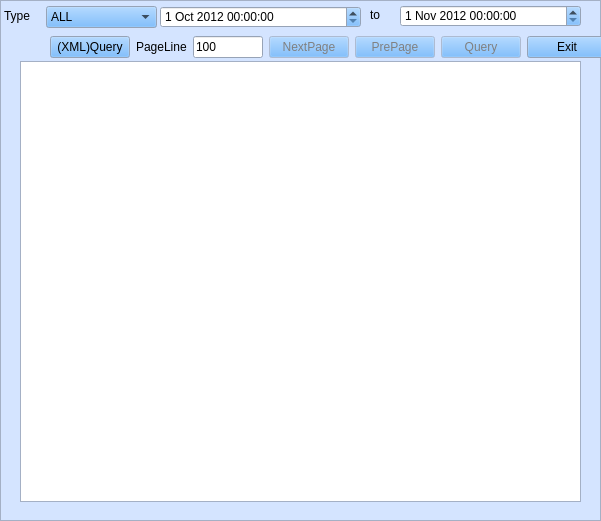
  <widget class="QFrame" name="frame7">
   <property name="geometry">
    <rect>
     <x>10</x>
     <y>100</y>
     <width>601</width>
     <height>521</height>
    </rect>
   </property>
   <property name="palette">
    <palette>
     <active>
      <colorrole role="WindowText">
       <brush brushstyle="SolidPattern">
        <color alpha="255">
         <red>0</red>
         <green>0</green>
         <blue>0</blue>
        </color>
       </brush>
      </colorrole>
      <colorrole role="Button">
       <brush brushstyle="SolidPattern">
        <color alpha="255">
         <red>85</red>
         <green>170</green>
         <blue>255</blue>
        </color>
       </brush>
      </colorrole>
      <colorrole role="Light">
       <brush brushstyle="SolidPattern">
        <color alpha="255">
         <red>212</red>
         <green>234</green>
         <blue>255</blue>
        </color>
       </brush>
      </colorrole>
      <colorrole role="Midlight">
       <brush brushstyle="SolidPattern">
        <color alpha="255">
         <red>148</red>
         <green>202</green>
         <blue>255</blue>
        </color>
       </brush>
      </colorrole>
      <colorrole role="Dark">
       <brush brushstyle="SolidPattern">
        <color alpha="255">
         <red>42</red>
         <green>85</green>
         <blue>127</blue>
        </color>
       </brush>
      </colorrole>
      <colorrole role="Mid">
       <brush brushstyle="SolidPattern">
        <color alpha="255">
         <red>57</red>
         <green>113</green>
         <blue>170</blue>
        </color>
       </brush>
      </colorrole>
      <colorrole role="Text">
       <brush brushstyle="SolidPattern">
        <color alpha="255">
         <red>0</red>
         <green>0</green>
         <blue>0</blue>
        </color>
       </brush>
      </colorrole>
      <colorrole role="BrightText">
       <brush brushstyle="SolidPattern">
        <color alpha="255">
         <red>255</red>
         <green>255</green>
         <blue>255</blue>
        </color>
       </brush>
      </colorrole>
      <colorrole role="ButtonText">
       <brush brushstyle="SolidPattern">
        <color alpha="255">
         <red>0</red>
         <green>0</green>
         <blue>0</blue>
        </color>
       </brush>
      </colorrole>
      <colorrole role="Base">
       <brush brushstyle="SolidPattern">
        <color alpha="255">
         <red>255</red>
         <green>255</green>
         <blue>255</blue>
        </color>
       </brush>
      </colorrole>
      <colorrole role="Window">
       <brush brushstyle="SolidPattern">
        <color alpha="255">
         <red>212</red>
         <green>228</green>
         <blue>255</blue>
        </color>
       </brush>
      </colorrole>
      <colorrole role="Shadow">
       <brush brushstyle="SolidPattern">
        <color alpha="255">
         <red>0</red>
         <green>0</green>
         <blue>0</blue>
        </color>
       </brush>
      </colorrole>
      <colorrole role="Highlight">
       <brush brushstyle="SolidPattern">
        <color alpha="255">
         <red>0</red>
         <green>0</green>
         <blue>128</blue>
        </color>
       </brush>
      </colorrole>
      <colorrole role="HighlightedText">
       <brush brushstyle="SolidPattern">
        <color alpha="255">
         <red>255</red>
         <green>255</green>
         <blue>255</blue>
        </color>
       </brush>
      </colorrole>
      <colorrole role="Link">
       <brush brushstyle="SolidPattern">
        <color alpha="255">
         <red>0</red>
         <green>0</green>
         <blue>0</blue>
        </color>
       </brush>
      </colorrole>
      <colorrole role="LinkVisited">
       <brush brushstyle="SolidPattern">
        <color alpha="255">
         <red>0</red>
         <green>0</green>
         <blue>0</blue>
        </color>
       </brush>
      </colorrole>
     </active>
     <inactive>
      <colorrole role="WindowText">
       <brush brushstyle="SolidPattern">
        <color alpha="255">
         <red>0</red>
         <green>0</green>
         <blue>0</blue>
        </color>
       </brush>
      </colorrole>
      <colorrole role="Button">
       <brush brushstyle="SolidPattern">
        <color alpha="255">
         <red>85</red>
         <green>170</green>
         <blue>255</blue>
        </color>
       </brush>
      </colorrole>
      <colorrole role="Light">
       <brush brushstyle="SolidPattern">
        <color alpha="255">
         <red>212</red>
         <green>234</green>
         <blue>255</blue>
        </color>
       </brush>
      </colorrole>
      <colorrole role="Midlight">
       <brush brushstyle="SolidPattern">
        <color alpha="255">
         <red>123</red>
         <green>189</green>
         <blue>255</blue>
        </color>
       </brush>
      </colorrole>
      <colorrole role="Dark">
       <brush brushstyle="SolidPattern">
        <color alpha="255">
         <red>42</red>
         <green>85</green>
         <blue>127</blue>
        </color>
       </brush>
      </colorrole>
      <colorrole role="Mid">
       <brush brushstyle="SolidPattern">
        <color alpha="255">
         <red>57</red>
         <green>113</green>
         <blue>170</blue>
        </color>
       </brush>
      </colorrole>
      <colorrole role="Text">
       <brush brushstyle="SolidPattern">
        <color alpha="255">
         <red>0</red>
         <green>0</green>
         <blue>0</blue>
        </color>
       </brush>
      </colorrole>
      <colorrole role="BrightText">
       <brush brushstyle="SolidPattern">
        <color alpha="255">
         <red>255</red>
         <green>255</green>
         <blue>255</blue>
        </color>
       </brush>
      </colorrole>
      <colorrole role="ButtonText">
       <brush brushstyle="SolidPattern">
        <color alpha="255">
         <red>0</red>
         <green>0</green>
         <blue>0</blue>
        </color>
       </brush>
      </colorrole>
      <colorrole role="Base">
       <brush brushstyle="SolidPattern">
        <color alpha="255">
         <red>255</red>
         <green>255</green>
         <blue>255</blue>
        </color>
       </brush>
      </colorrole>
      <colorrole role="Window">
       <brush brushstyle="SolidPattern">
        <color alpha="255">
         <red>212</red>
         <green>228</green>
         <blue>255</blue>
        </color>
       </brush>
      </colorrole>
      <colorrole role="Shadow">
       <brush brushstyle="SolidPattern">
        <color alpha="255">
         <red>0</red>
         <green>0</green>
         <blue>0</blue>
        </color>
       </brush>
      </colorrole>
      <colorrole role="Highlight">
       <brush brushstyle="SolidPattern">
        <color alpha="255">
         <red>0</red>
         <green>0</green>
         <blue>128</blue>
        </color>
       </brush>
      </colorrole>
      <colorrole role="HighlightedText">
       <brush brushstyle="SolidPattern">
        <color alpha="255">
         <red>255</red>
         <green>255</green>
         <blue>255</blue>
        </color>
       </brush>
      </colorrole>
      <colorrole role="Link">
       <brush brushstyle="SolidPattern">
        <color alpha="255">
         <red>0</red>
         <green>0</green>
         <blue>255</blue>
        </color>
       </brush>
      </colorrole>
      <colorrole role="LinkVisited">
       <brush brushstyle="SolidPattern">
        <color alpha="255">
         <red>255</red>
         <green>0</green>
         <blue>255</blue>
        </color>
       </brush>
      </colorrole>
     </inactive>
     <disabled>
      <colorrole role="WindowText">
       <brush brushstyle="SolidPattern">
        <color alpha="255">
         <red>128</red>
         <green>128</green>
         <blue>128</blue>
        </color>
       </brush>
      </colorrole>
      <colorrole role="Button">
       <brush brushstyle="SolidPattern">
        <color alpha="255">
         <red>85</red>
         <green>170</green>
         <blue>255</blue>
        </color>
       </brush>
      </colorrole>
      <colorrole role="Light">
       <brush brushstyle="SolidPattern">
        <color alpha="255">
         <red>212</red>
         <green>234</green>
         <blue>255</blue>
        </color>
       </brush>
      </colorrole>
      <colorrole role="Midlight">
       <brush brushstyle="SolidPattern">
        <color alpha="255">
         <red>123</red>
         <green>189</green>
         <blue>255</blue>
        </color>
       </brush>
      </colorrole>
      <colorrole role="Dark">
       <brush brushstyle="SolidPattern">
        <color alpha="255">
         <red>42</red>
         <green>85</green>
         <blue>127</blue>
        </color>
       </brush>
      </colorrole>
      <colorrole role="Mid">
       <brush brushstyle="SolidPattern">
        <color alpha="255">
         <red>57</red>
         <green>113</green>
         <blue>170</blue>
        </color>
       </brush>
      </colorrole>
      <colorrole role="Text">
       <brush brushstyle="SolidPattern">
        <color alpha="255">
         <red>128</red>
         <green>128</green>
         <blue>128</blue>
        </color>
       </brush>
      </colorrole>
      <colorrole role="BrightText">
       <brush brushstyle="SolidPattern">
        <color alpha="255">
         <red>255</red>
         <green>255</green>
         <blue>255</blue>
        </color>
       </brush>
      </colorrole>
      <colorrole role="ButtonText">
       <brush brushstyle="SolidPattern">
        <color alpha="255">
         <red>128</red>
         <green>128</green>
         <blue>128</blue>
        </color>
       </brush>
      </colorrole>
      <colorrole role="Base">
       <brush brushstyle="SolidPattern">
        <color alpha="255">
         <red>255</red>
         <green>255</green>
         <blue>255</blue>
        </color>
       </brush>
      </colorrole>
      <colorrole role="Window">
       <brush brushstyle="SolidPattern">
        <color alpha="255">
         <red>212</red>
         <green>228</green>
         <blue>255</blue>
        </color>
       </brush>
      </colorrole>
      <colorrole role="Shadow">
       <brush brushstyle="SolidPattern">
        <color alpha="255">
         <red>0</red>
         <green>0</green>
         <blue>0</blue>
        </color>
       </brush>
      </colorrole>
      <colorrole role="Highlight">
       <brush brushstyle="SolidPattern">
        <color alpha="255">
         <red>0</red>
         <green>0</green>
         <blue>128</blue>
        </color>
       </brush>
      </colorrole>
      <colorrole role="HighlightedText">
       <brush brushstyle="SolidPattern">
        <color alpha="255">
         <red>255</red>
         <green>255</green>
         <blue>255</blue>
        </color>
       </brush>
      </colorrole>
      <colorrole role="Link">
       <brush brushstyle="SolidPattern">
        <color alpha="255">
         <red>0</red>
         <green>0</green>
         <blue>255</blue>
        </color>
       </brush>
      </colorrole>
      <colorrole role="LinkVisited">
       <brush brushstyle="SolidPattern">
        <color alpha="255">
         <red>255</red>
         <green>0</green>
         <blue>255</blue>
        </color>
       </brush>
      </colorrole>
     </disabled>
    </palette>
   </property>
   <property name="frameShape">
    <enum>QFrame::StyledPanel</enum>
   </property>
   <property name="frameShadow">
    <enum>QFrame::Plain</enum>
   </property>
   <widget class="QLabel" name="textLabel1_2">
    <property name="geometry">
     <rect>
      <x>4</x>
      <y>0</y>
      <width>41</width>
      <height>31</height>
     </rect>
    </property>
    <property name="text">
     <string>Type</string>
    </property>
    <property name="wordWrap">
     <bool>false</bool>
    </property>
   </widget>
   <widget class="QComboBox" name="comboxType">
    <property name="geometry">
     <rect>
      <x>46</x>
      <y>6</y>
      <width>111</width>
      <height>22</height>
     </rect>
    </property>
    <item>
     <property name="text">
      <string>ALL</string>
     </property>
    </item>
    <item>
     <property name="text">
      <string>SYSTEM</string>
     </property>
    </item>
    <item>
     <property name="text">
      <string>CONFIG</string>
     </property>
    </item>
    <item>
     <property name="text">
      <string>STORAGE</string>
     </property>
    </item>
    <item>
     <property name="text">
      <string>ALARM</string>
     </property>
    </item>
    <item>
     <property name="text">
      <string>RECORD</string>
     </property>
    </item>
    <item>
     <property name="text">
      <string>ACCOUNT</string>
     </property>
    </item>
    <item>
     <property name="text">
      <string>CLEAR</string>
     </property>
    </item>
    <item>
     <property name="text">
      <string>PLAYBACK</string>
     </property>
    </item>
    <item>
     <property name="text">
      <string>MANAGER</string>
     </property>
    </item>
   </widget>
   <widget class="QTableWidget" name="listViewLog">
    <property name="geometry">
     <rect>
      <x>20</x>
      <y>61</y>
      <width>561</width>
      <height>441</height>
     </rect>
    </property>
    <property name="font">
     <font>
      <family>宋体</family>
      <pointsize>11</pointsize>
     </font>
    </property>
   </widget>
   <widget class="QDateTimeEdit" name="StartdateTime">
    <property name="geometry">
     <rect>
      <x>160</x>
      <y>6</y>
      <width>201</width>
      <height>22</height>
     </rect>
    </property>
    <property name="dateTime">
     <datetime>
      <hour>0</hour>
      <minute>0</minute>
      <second>0</second>
      <year>2012</year>
      <month>10</month>
      <day>1</day>
     </datetime>
    </property>
   </widget>
   <widget class="QDateTimeEdit" name="EnddateTime">
    <property name="geometry">
     <rect>
      <x>400</x>
      <y>5</y>
      <width>181</width>
      <height>22</height>
     </rect>
    </property>
    <property name="dateTime">
     <datetime>
      <hour>0</hour>
      <minute>0</minute>
      <second>0</second>
      <year>2012</year>
      <month>11</month>
      <day>1</day>
     </datetime>
    </property>
   </widget>
   <widget class="QLabel" name="label">
    <property name="geometry">
     <rect>
      <x>370</x>
      <y>5</y>
      <width>21</width>
      <height>20</height>
     </rect>
    </property>
    <property name="text">
     <string>to</string>
    </property>
   </widget>
   <widget class="QWidget" name="layoutWidget">
    <property name="geometry">
     <rect>
      <x>50</x>
      <y>30</y>
      <width>557</width>
      <height>34</height>
     </rect>
    </property>
    <layout class="QHBoxLayout" name="horizontalLayout">
     <item>
      <widget class="QPushButton" name="ButXMLQuery">
       <property name="text">
        <string>(XML)Query</string>
       </property>
      </widget>
     </item>
     <item>
      <widget class="QLabel" name="label_2">
       <property name="text">
        <string>PageLine</string>
       </property>
      </widget>
     </item>
     <item>
      <widget class="QLineEdit" name="PageLine">
       <property name="text">
        <string>100</string>
       </property>
      </widget>
     </item>
     <item>
      <widget class="QPushButton" name="ButNextPage">
       <property name="enabled">
        <bool>false</bool>
       </property>
       <property name="text">
        <string>NextPage</string>
       </property>
      </widget>
     </item>
     <item>
      <widget class="QPushButton" name="ButPrePage">
       <property name="enabled">
        <bool>false</bool>
       </property>
       <property name="text">
        <string>PrePage</string>
       </property>
      </widget>
     </item>
     <item>
      <widget class="QPushButton" name="ButQuery">
       <property name="enabled">
        <bool>false</bool>
       </property>
       <property name="text">
        <string>Query</string>
       </property>
      </widget>
     </item>
     <item>
      <widget class="QPushButton" name="ButExit">
       <property name="palette">
        <palette>
         <active>
          <colorrole role="WindowText">
           <brush brushstyle="SolidPattern">
            <color alpha="255">
             <red>0</red>
             <green>0</green>
             <blue>0</blue>
            </color>
           </brush>
          </colorrole>
          <colorrole role="Button">
           <brush brushstyle="SolidPattern">
            <color alpha="255">
             <red>85</red>
             <green>170</green>
             <blue>255</blue>
            </color>
           </brush>
          </colorrole>
          <colorrole role="Light">
           <brush brushstyle="SolidPattern">
            <color alpha="255">
             <red>212</red>
             <green>234</green>
             <blue>255</blue>
            </color>
           </brush>
          </colorrole>
          <colorrole role="Midlight">
           <brush brushstyle="SolidPattern">
            <color alpha="255">
             <red>148</red>
             <green>202</green>
             <blue>255</blue>
            </color>
           </brush>
          </colorrole>
          <colorrole role="Dark">
           <brush brushstyle="SolidPattern">
            <color alpha="255">
             <red>42</red>
             <green>85</green>
             <blue>127</blue>
            </color>
           </brush>
          </colorrole>
          <colorrole role="Mid">
           <brush brushstyle="SolidPattern">
            <color alpha="255">
             <red>57</red>
             <green>113</green>
             <blue>170</blue>
            </color>
           </brush>
          </colorrole>
          <colorrole role="Text">
           <brush brushstyle="SolidPattern">
            <color alpha="255">
             <red>0</red>
             <green>0</green>
             <blue>0</blue>
            </color>
           </brush>
          </colorrole>
          <colorrole role="BrightText">
           <brush brushstyle="SolidPattern">
            <color alpha="255">
             <red>255</red>
             <green>255</green>
             <blue>255</blue>
            </color>
           </brush>
          </colorrole>
          <colorrole role="ButtonText">
           <brush brushstyle="SolidPattern">
            <color alpha="255">
             <red>0</red>
             <green>0</green>
             <blue>0</blue>
            </color>
           </brush>
          </colorrole>
          <colorrole role="Base">
           <brush brushstyle="SolidPattern">
            <color alpha="255">
             <red>255</red>
             <green>255</green>
             <blue>255</blue>
            </color>
           </brush>
          </colorrole>
          <colorrole role="Window">
           <brush brushstyle="SolidPattern">
            <color alpha="255">
             <red>212</red>
             <green>228</green>
             <blue>255</blue>
            </color>
           </brush>
          </colorrole>
          <colorrole role="Shadow">
           <brush brushstyle="SolidPattern">
            <color alpha="255">
             <red>0</red>
             <green>0</green>
             <blue>0</blue>
            </color>
           </brush>
          </colorrole>
          <colorrole role="Highlight">
           <brush brushstyle="SolidPattern">
            <color alpha="255">
             <red>0</red>
             <green>0</green>
             <blue>128</blue>
            </color>
           </brush>
          </colorrole>
          <colorrole role="HighlightedText">
           <brush brushstyle="SolidPattern">
            <color alpha="255">
             <red>255</red>
             <green>255</green>
             <blue>255</blue>
            </color>
           </brush>
          </colorrole>
          <colorrole role="Link">
           <brush brushstyle="SolidPattern">
            <color alpha="255">
             <red>0</red>
             <green>0</green>
             <blue>0</blue>
            </color>
           </brush>
          </colorrole>
          <colorrole role="LinkVisited">
           <brush brushstyle="SolidPattern">
            <color alpha="255">
             <red>0</red>
             <green>0</green>
             <blue>0</blue>
            </color>
           </brush>
          </colorrole>
         </active>
         <inactive>
          <colorrole role="WindowText">
           <brush brushstyle="SolidPattern">
            <color alpha="255">
             <red>0</red>
             <green>0</green>
             <blue>0</blue>
            </color>
           </brush>
          </colorrole>
          <colorrole role="Button">
           <brush brushstyle="SolidPattern">
            <color alpha="255">
             <red>85</red>
             <green>170</green>
             <blue>255</blue>
            </color>
           </brush>
          </colorrole>
          <colorrole role="Light">
           <brush brushstyle="SolidPattern">
            <color alpha="255">
             <red>212</red>
             <green>234</green>
             <blue>255</blue>
            </color>
           </brush>
          </colorrole>
          <colorrole role="Midlight">
           <brush brushstyle="SolidPattern">
            <color alpha="255">
             <red>123</red>
             <green>189</green>
             <blue>255</blue>
            </color>
           </brush>
          </colorrole>
          <colorrole role="Dark">
           <brush brushstyle="SolidPattern">
            <color alpha="255">
             <red>42</red>
             <green>85</green>
             <blue>127</blue>
            </color>
           </brush>
          </colorrole>
          <colorrole role="Mid">
           <brush brushstyle="SolidPattern">
            <color alpha="255">
             <red>57</red>
             <green>113</green>
             <blue>170</blue>
            </color>
           </brush>
          </colorrole>
          <colorrole role="Text">
           <brush brushstyle="SolidPattern">
            <color alpha="255">
             <red>0</red>
             <green>0</green>
             <blue>0</blue>
            </color>
           </brush>
          </colorrole>
          <colorrole role="BrightText">
           <brush brushstyle="SolidPattern">
            <color alpha="255">
             <red>255</red>
             <green>255</green>
             <blue>255</blue>
            </color>
           </brush>
          </colorrole>
          <colorrole role="ButtonText">
           <brush brushstyle="SolidPattern">
            <color alpha="255">
             <red>0</red>
             <green>0</green>
             <blue>0</blue>
            </color>
           </brush>
          </colorrole>
          <colorrole role="Base">
           <brush brushstyle="SolidPattern">
            <color alpha="255">
             <red>255</red>
             <green>255</green>
             <blue>255</blue>
            </color>
           </brush>
          </colorrole>
          <colorrole role="Window">
           <brush brushstyle="SolidPattern">
            <color alpha="255">
             <red>212</red>
             <green>228</green>
             <blue>255</blue>
            </color>
           </brush>
          </colorrole>
          <colorrole role="Shadow">
           <brush brushstyle="SolidPattern">
            <color alpha="255">
             <red>0</red>
             <green>0</green>
             <blue>0</blue>
            </color>
           </brush>
          </colorrole>
          <colorrole role="Highlight">
           <brush brushstyle="SolidPattern">
            <color alpha="255">
             <red>0</red>
             <green>0</green>
             <blue>128</blue>
            </color>
           </brush>
          </colorrole>
          <colorrole role="HighlightedText">
           <brush brushstyle="SolidPattern">
            <color alpha="255">
             <red>255</red>
             <green>255</green>
             <blue>255</blue>
            </color>
           </brush>
          </colorrole>
          <colorrole role="Link">
           <brush brushstyle="SolidPattern">
            <color alpha="255">
             <red>0</red>
             <green>0</green>
             <blue>255</blue>
            </color>
           </brush>
          </colorrole>
          <colorrole role="LinkVisited">
           <brush brushstyle="SolidPattern">
            <color alpha="255">
             <red>255</red>
             <green>0</green>
             <blue>255</blue>
            </color>
           </brush>
          </colorrole>
         </inactive>
         <disabled>
          <colorrole role="WindowText">
           <brush brushstyle="SolidPattern">
            <color alpha="255">
             <red>128</red>
             <green>128</green>
             <blue>128</blue>
            </color>
           </brush>
          </colorrole>
          <colorrole role="Button">
           <brush brushstyle="SolidPattern">
            <color alpha="255">
             <red>85</red>
             <green>170</green>
             <blue>255</blue>
            </color>
           </brush>
          </colorrole>
          <colorrole role="Light">
           <brush brushstyle="SolidPattern">
            <color alpha="255">
             <red>212</red>
             <green>234</green>
             <blue>255</blue>
            </color>
           </brush>
          </colorrole>
          <colorrole role="Midlight">
           <brush brushstyle="SolidPattern">
            <color alpha="255">
             <red>123</red>
             <green>189</green>
             <blue>255</blue>
            </color>
           </brush>
          </colorrole>
          <colorrole role="Dark">
           <brush brushstyle="SolidPattern">
            <color alpha="255">
             <red>42</red>
             <green>85</green>
             <blue>127</blue>
            </color>
           </brush>
          </colorrole>
          <colorrole role="Mid">
           <brush brushstyle="SolidPattern">
            <color alpha="255">
             <red>57</red>
             <green>113</green>
             <blue>170</blue>
            </color>
           </brush>
          </colorrole>
          <colorrole role="Text">
           <brush brushstyle="SolidPattern">
            <color alpha="255">
             <red>128</red>
             <green>128</green>
             <blue>128</blue>
            </color>
           </brush>
          </colorrole>
          <colorrole role="BrightText">
           <brush brushstyle="SolidPattern">
            <color alpha="255">
             <red>255</red>
             <green>255</green>
             <blue>255</blue>
            </color>
           </brush>
          </colorrole>
          <colorrole role="ButtonText">
           <brush brushstyle="SolidPattern">
            <color alpha="255">
             <red>128</red>
             <green>128</green>
             <blue>128</blue>
            </color>
           </brush>
          </colorrole>
          <colorrole role="Base">
           <brush brushstyle="SolidPattern">
            <color alpha="255">
             <red>255</red>
             <green>255</green>
             <blue>255</blue>
            </color>
           </brush>
          </colorrole>
          <colorrole role="Window">
           <brush brushstyle="SolidPattern">
            <color alpha="255">
             <red>212</red>
             <green>228</green>
             <blue>255</blue>
            </color>
           </brush>
          </colorrole>
          <colorrole role="Shadow">
           <brush brushstyle="SolidPattern">
            <color alpha="255">
             <red>0</red>
             <green>0</green>
             <blue>0</blue>
            </color>
           </brush>
          </colorrole>
          <colorrole role="Highlight">
           <brush brushstyle="SolidPattern">
            <color alpha="255">
             <red>0</red>
             <green>0</green>
             <blue>128</blue>
            </color>
           </brush>
          </colorrole>
          <colorrole role="HighlightedText">
           <brush brushstyle="SolidPattern">
            <color alpha="255">
             <red>255</red>
             <green>255</green>
             <blue>255</blue>
            </color>
           </brush>
          </colorrole>
          <colorrole role="Link">
           <brush brushstyle="SolidPattern">
            <color alpha="255">
             <red>0</red>
             <green>0</green>
             <blue>255</blue>
            </color>
           </brush>
          </colorrole>
          <colorrole role="LinkVisited">
           <brush brushstyle="SolidPattern">
            <color alpha="255">
             <red>255</red>
             <green>0</green>
             <blue>255</blue>
            </color>
           </brush>
          </colorrole>
         </disabled>
        </palette>
       </property>
       <property name="text">
        <string>Exit</string>
       </property>
      </widget>
     </item>
    </layout>
   </widget>
  </widget>
